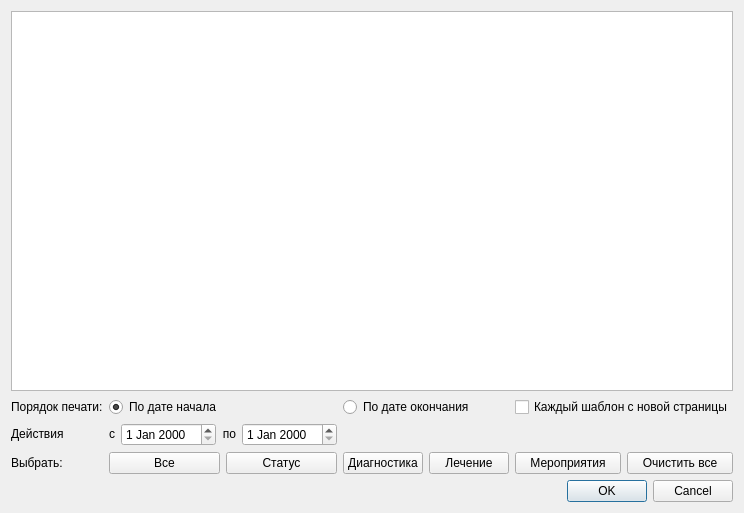
<?xml version="1.0" encoding="UTF-8"?>
<ui version="4.0">
 <class>PrintActionsListDialog</class>
 <widget class="QDialog" name="PrintActionsListDialog">
  <property name="windowModality">
   <enum>Qt::WindowModal</enum>
  </property>
  <property name="geometry">
   <rect>
    <x>0</x>
    <y>0</y>
    <width>726</width>
    <height>513</height>
   </rect>
  </property>
  <property name="windowTitle">
   <string>Печать списка действий по отдельным шаблонам</string>
  </property>
  <layout class="QGridLayout" name="gridLayout">
   <item row="4" column="3">
    <widget class="QPushButton" name="btnSelectDiagnostic">
     <property name="text">
      <string>Диагностика</string>
     </property>
    </widget>
   </item>
   <item row="4" column="1">
    <widget class="QPushButton" name="btnSelectAll">
     <property name="text">
      <string>Все</string>
     </property>
    </widget>
   </item>
   <item row="4" column="0">
    <widget class="QLabel" name="label_2">
     <property name="text">
      <string>Выбрать:</string>
     </property>
    </widget>
   </item>
   <item row="1" column="3" colspan="2">
    <widget class="QRadioButton" name="rbSortByEndDate">
     <property name="text">
      <string>По дате окончания</string>
     </property>
    </widget>
   </item>
   <item row="4" column="6">
    <widget class="QPushButton" name="btnSelectNone">
     <property name="text">
      <string>Очистить все</string>
     </property>
    </widget>
   </item>
   <item row="4" column="4">
    <widget class="QPushButton" name="btnSelectCure">
     <property name="text">
      <string>Лечение</string>
     </property>
    </widget>
   </item>
   <item row="5" column="0" colspan="7">
    <widget class="QDialogButtonBox" name="buttonBox">
     <property name="orientation">
      <enum>Qt::Horizontal</enum>
     </property>
     <property name="standardButtons">
      <set>QDialogButtonBox::Cancel|QDialogButtonBox::Ok</set>
     </property>
    </widget>
   </item>
   <item row="3" column="0">
    <widget class="QLabel" name="lblActionsFromTO">
     <property name="sizePolicy">
      <sizepolicy hsizetype="Maximum" vsizetype="Maximum">
       <horstretch>0</horstretch>
       <verstretch>0</verstretch>
      </sizepolicy>
     </property>
     <property name="text">
      <string>Действия</string>
     </property>
    </widget>
   </item>
   <item row="0" column="0" colspan="7">
    <widget class="QTableView" name="tblActions"/>
   </item>
   <item row="1" column="5" colspan="2">
    <widget class="QCheckBox" name="chbAddPageBreaks">
     <property name="text">
      <string>Каждый шаблон с новой страницы</string>
     </property>
    </widget>
   </item>
   <item row="1" column="0">
    <widget class="QLabel" name="label">
     <property name="text">
      <string>Порядок печати:</string>
     </property>
    </widget>
   </item>
   <item row="1" column="1" colspan="2">
    <widget class="QRadioButton" name="rbSortByBegDate">
     <property name="text">
      <string>По дате начала</string>
     </property>
     <property name="checked">
      <bool>true</bool>
     </property>
    </widget>
   </item>
   <item row="4" column="5">
    <widget class="QPushButton" name="btnSelectMisc">
     <property name="text">
      <string>Мероприятия</string>
     </property>
    </widget>
   </item>
   <item row="4" column="2">
    <widget class="QPushButton" name="btnSelectStatus">
     <property name="text">
      <string>Статус</string>
     </property>
    </widget>
   </item>
   <item row="3" column="1" colspan="2">
    <layout class="QHBoxLayout" name="horizontalLayout_2">
     <item>
      <widget class="QLabel" name="lblFrom">
       <property name="sizePolicy">
        <sizepolicy hsizetype="Maximum" vsizetype="Maximum">
         <horstretch>0</horstretch>
         <verstretch>0</verstretch>
        </sizepolicy>
       </property>
       <property name="text">
        <string>с</string>
       </property>
      </widget>
     </item>
     <item>
      <widget class="CDateEdit" name="edtBegDate">
       <property name="sizePolicy">
        <sizepolicy hsizetype="Maximum" vsizetype="Fixed">
         <horstretch>0</horstretch>
         <verstretch>0</verstretch>
        </sizepolicy>
       </property>
      </widget>
     </item>
     <item>
      <widget class="QLabel" name="lblTo">
       <property name="sizePolicy">
        <sizepolicy hsizetype="Maximum" vsizetype="Maximum">
         <horstretch>0</horstretch>
         <verstretch>0</verstretch>
        </sizepolicy>
       </property>
       <property name="layoutDirection">
        <enum>Qt::LeftToRight</enum>
       </property>
       <property name="text">
        <string>по</string>
       </property>
       <property name="alignment">
        <set>Qt::AlignRight|Qt::AlignTrailing|Qt::AlignVCenter</set>
       </property>
      </widget>
     </item>
     <item>
      <widget class="CDateEdit" name="edtEndDate">
       <property name="sizePolicy">
        <sizepolicy hsizetype="Maximum" vsizetype="Fixed">
         <horstretch>0</horstretch>
         <verstretch>0</verstretch>
        </sizepolicy>
       </property>
      </widget>
     </item>
    </layout>
   </item>
  </layout>
 </widget>
 <customwidgets>
  <customwidget>
   <class>CDateEdit</class>
   <extends>QDateEdit</extends>
   <header>library/DateEdit.h</header>
  </customwidget>
 </customwidgets>
 <resources/>
 <connections>
  <connection>
   <sender>buttonBox</sender>
   <signal>accepted()</signal>
   <receiver>PrintActionsListDialog</receiver>
   <slot>accept()</slot>
   <hints>
    <hint type="sourcelabel">
     <x>248</x>
     <y>254</y>
    </hint>
    <hint type="destinationlabel">
     <x>157</x>
     <y>274</y>
    </hint>
   </hints>
  </connection>
  <connection>
   <sender>buttonBox</sender>
   <signal>rejected()</signal>
   <receiver>PrintActionsListDialog</receiver>
   <slot>reject()</slot>
   <hints>
    <hint type="sourcelabel">
     <x>316</x>
     <y>260</y>
    </hint>
    <hint type="destinationlabel">
     <x>286</x>
     <y>274</y>
    </hint>
   </hints>
  </connection>
 </connections>
</ui>
